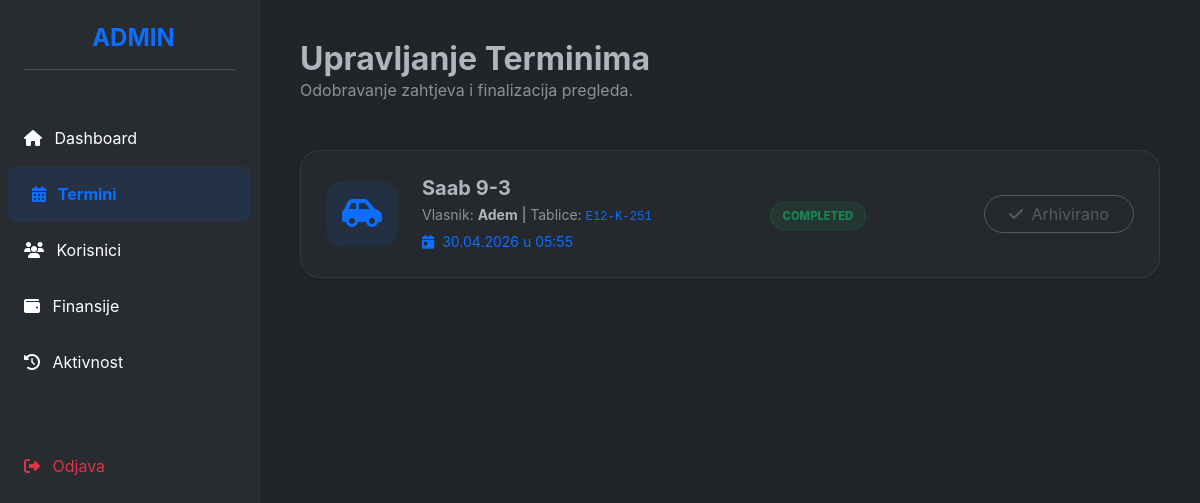
The page /admin_appointments.php (signed in) on the database its author committed.
### tables this page shows
CREATE TABLE `appointments` (
  `id` int(11) NOT NULL,
  `user_id` int(11) NOT NULL,
  `vehicle_id` int(11) NOT NULL,
  `appointment_date` datetime NOT NULL,
  `status` enum('pending','approved','completed','cancelled') DEFAULT 'pending',
  `notes` text DEFAULT NULL
);

CREATE TABLE `vehicles` (
  `id` int(11) NOT NULL,
  `user_id` int(11) NOT NULL,
  `category_id` int(11) NOT NULL,
  `brand` varchar(50) NOT NULL,
  `model` varchar(50) NOT NULL,
  `plate_number` varchar(20) NOT NULL,
  `year_produced` int(11) DEFAULT NULL
);

CREATE TABLE `users` (
  `id` int(11) NOT NULL,
  `username` varchar(50) NOT NULL,
  `password` varchar(255) NOT NULL,
  `full_name` varchar(100) DEFAULT NULL,
  `email` varchar(100) NOT NULL,
  `role` enum('admin','user') DEFAULT 'user',
  `created_at` timestamp NOT NULL DEFAULT current_timestamp()
);

### admin_appointments.php (the view, shortened to what this page needs)
<?php
include 'config.php';
$stmt = $conn->query("
    SELECT a.*, u.username, v.brand, v.model, v.plate_number
    FROM appointments a
    JOIN users u ON a.user_id = u.id
    JOIN vehicles v ON a.vehicle_id = v.id
    ORDER BY a.appointment_date DESC
");
$appointments = $stmt->fetchAll();
?>
<!DOCTYPE html>
<html lang="bs" data-bs-theme="dark">
<head>
    <link href="https://cdn.jsdelivr.net/npm/bootstrap@5.3.0/dist/css/bootstrap.min.css" rel="stylesheet">
    <link rel="stylesheet" href="https://cdnjs.cloudflare.com/ajax/libs/font-awesome/6.4.0/all.min.css">
</head>
<body>
    <?php include 'admin_sidebar.php'; ?>
    <div class="main-content">
        <div class="mb-5">
            <h2 class="fw-bold mb-0">Upravljanje Terminima</h2>
            <p class="text-muted">Odobravanje zahtjeva i finalizacija pregleda.</p>
        </div>
        <div class="row">
            <div class="col-12">
                <?php foreach($appointments as $app): ?>
                    <div class="appointment-card d-flex align-items-center justify-content-between flex-wrap shadow-sm">
                        <div class="d-flex align-items-center">
                            <div class="bg-primary bg-opacity-10 p-3 rounded-4 text-primary me-4">
                                <i class="fas fa-car-side fa-2x"></i>
                            </div>
                            <div>
                                <h5 class="fw-bold mb-1"><?php echo htmlspecialchars($app['brand'] . " " . $app['model']); ?></h5>
                                <p class="mb-1 small">
                                    <span class="text-muted">Vlasnik:</span> <strong><?php echo htmlspecialchars($app['username']); ?></strong> |
                                    <span class="text-muted">Tablice:</span> <code class="text-primary"><?php echo htmlspecialchars($app['plate_number']); ?></code>
                                </p>
                                <p class="mb-0 small text-primary">
                                    <i class="fas fa-calendar-day me-1"></i> <?php echo date('d.m.Y \u H:i', strtotime($app['appointment_date'])); ?>
                                </p>
                            </div>
                        </div>
                        <div class="text-center px-3">
                            <span class="status-badge status-<?php echo $app['status']; ?>">
                                <?php echo $app['status']; ?>
                            </span>
                        </div>
                        <div class="d-flex gap-2">
                            <?php if($app['status'] == 'completed'): ?>
                                <button class="btn btn-outline-secondary rounded-pill px-4" disabled><i class="fas fa-check me-1"></i> Arhivirano</button>
                            <?php endif; ?>
                        </div>
                    </div>
                <?php endforeach; ?>
            </div>
        </div>
    </div>
</body>
</html>

### admin_appointments.php (style rules this page uses)
:root { --sidebar-width: 260px; }
body { background-color: var(--bs-body-bg); font-family: 'Inter', sans-serif; }
.main-content { margin-left: var(--sidebar-width); padding: 40px; }
.appointment-card { background: rgba(var(--bs-body-color-rgb), 0.03); border: 1px solid rgba(var(--bs-body-color-rgb), 0.1); border-radius: 20px; padding: 25px; margin-bottom: 15px; transition: 0.3s ease; }
.status-badge { padding: 6px 12px; border-radius: 50px; font-size: 0.7rem; font-weight: 800; text-transform: uppercase; }
.status-completed { background: #19875422; color: #198754; border: 1px solid #19875444; }

### rows shown on the page
appointments: vehicle.model "Saab 9-3", user.username "Adem", vehicle.plate_number "E12-K-251", appointment_date "30.04.2026 u 05:55", status "COMPLETED", shows "Arhivirano"
